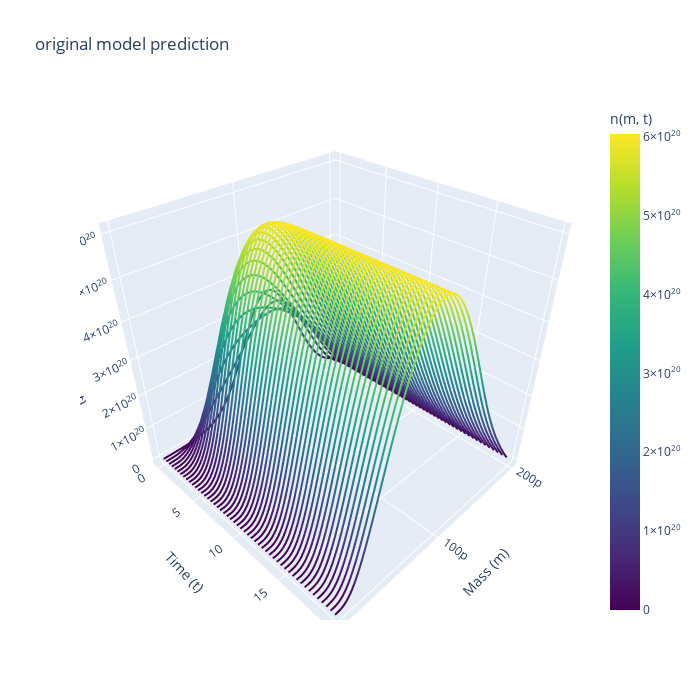

Write notebook code for a chart like this one.
### Code cell
#original pde system
with open("Dataset_validation_integro_diff_Batch_for_plots.pkl", "rb") as f:
    Dataset_validation = pickle.load(f)
N_pde= Dataset_validation[0]["n"]
S_pde=Dataset_validation[0]["S"]
B_pde=[]
for i in range(T):
    B_pde.append(sum(N_pde[:,i]*m.numpy()*delta_m.numpy()))
plt.plot(t_eval,B_pde,label="Biomass PDE")
plt.plot(t_eval, S_pde,label="Substrate PDE")
plt.legend()
plt.grid()

plt.show()
plot_spaghetti(m=m,t=torch.linspace(0,20,T),N=N_pde,title="original model prediction")
